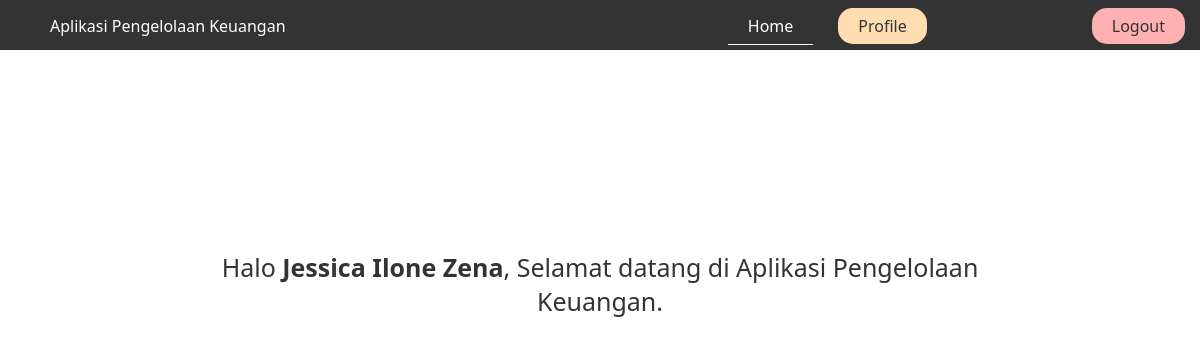
/home.php (signed in), run on the app's committed database.
### tables this page shows
CREATE TABLE `user` (
  `namaDepan` varchar(50) NOT NULL,
  `namaTengah` varchar(50) NOT NULL,
  `namaBelakang` varchar(50) NOT NULL,
  `tempatLahir` varchar(128) NOT NULL,
  `tanggalLahir` date NOT NULL,
  `nik` bigint(20) NOT NULL,
  `wargaNegara` varchar(128) NOT NULL,
  `email` varchar(128) NOT NULL,
  `noHP` bigint(20) NOT NULL,
  `alamat` text NOT NULL,
  `kodePos` varchar(10) NOT NULL,
  `fotoProfil` varchar(128) NOT NULL,
  `username` varchar(50) NOT NULL,
  `password1` varchar(128) NOT NULL,
  `password2` varchar(128) NOT NULL
);

### home.php (the view, shortened to what this page needs)
<!DOCTYPE html>
<html lang="en">
<head>
</head>
<body>
    <div class="navbar">
        <div class="temp1">
            Aplikasi Pengelolaan Keuangan
        </div>
        <div class="temp2">
            <a href="home.php">Home</a>
        </div>
        <div class="temp3">
            <a href="profile.php">Profile</a>
        </div>
        <div class="temp4">
            <a href="logout.php">Logout</a>
        </div>
    </div>
    <div class="content">
        <?php
        include "config.php";
            $username = $_SESSION['temp'];
            $sql= "SELECT namaDepan,namaTengah,namaBelakang FROM user WHERE username='$username'";
            $result = $connection->query($sql);
            $row = $result->fetch_assoc();
            echo "Halo <b>".$row["namaDepan"]. " ". $row["namaTengah"]. " " . $row["namaBelakang"]. "</b>, Selamat datang di Aplikasi Pengelolaan Keuangan.";
        ?>
    </div>
</body>
</html>

### data on the page
user: namaDepan "Jessica", namaTengah "Ilone", namaBelakang "Zena"
